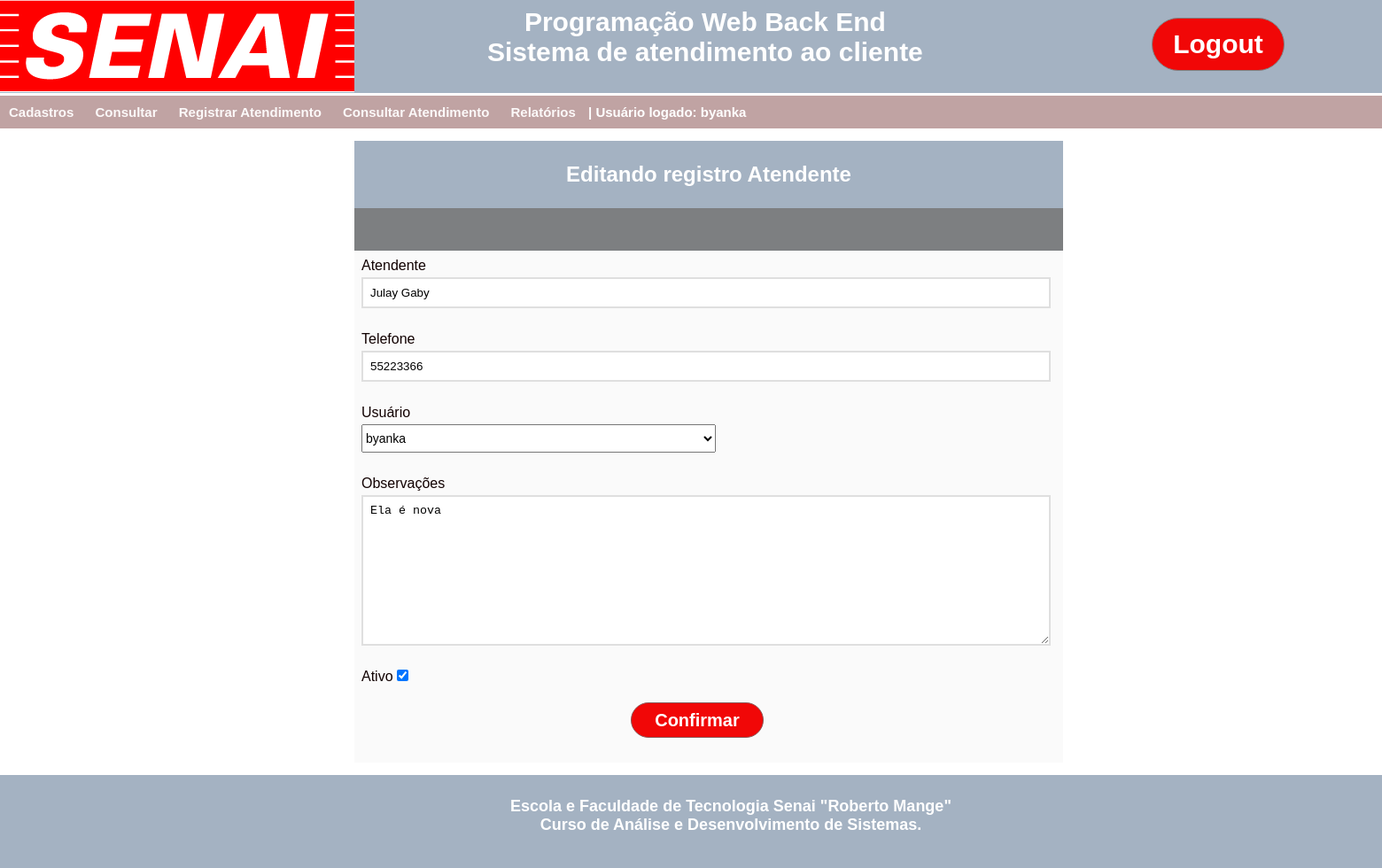
Page /edit_atend/1 (signed in) on the earlier database version.
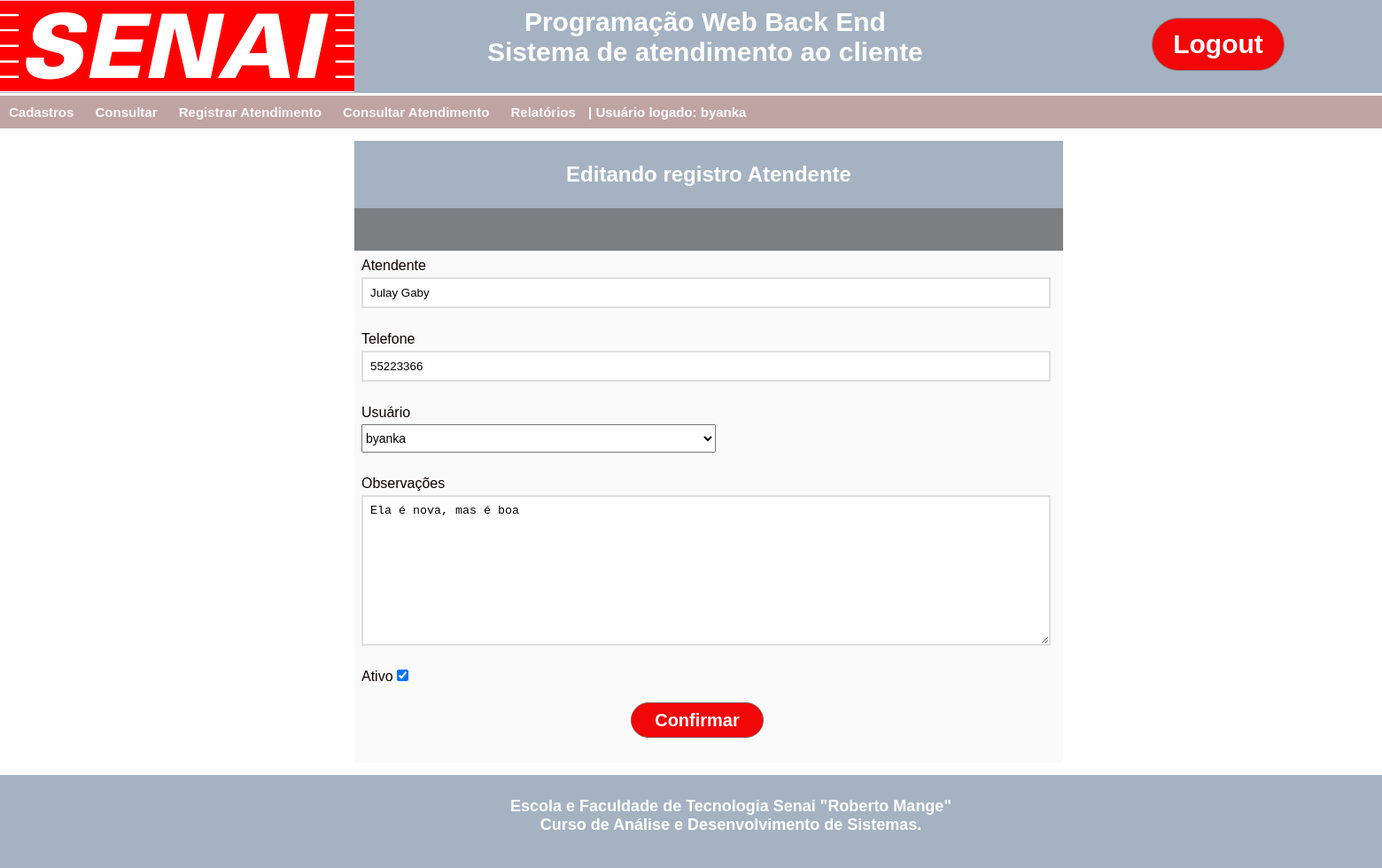
Same page on the later database version.
### App_SAC/models.py (models this page shows, shortened)
class Atendente(models.Model):
    nome_atend = models. CharField(max_length=120, null=False)
    telefone_atend = models.CharField(max_length=24, null=True)
    observacao_atend = models.TextField(null=True)
    criado_em_atend = models.DateTimeField(auto_now_add=True)
    atualizado_em_atend = models.DateTimeField(auto_now_add=True)
    ativo_atend = models.BooleanField()
    user_atend = models.ForeignKey(get_user_model(), null=True, on_delete=models.PROTECT)

### App_SAC/views.py (the view)
# urls.py: path('edit_atend/<int:id>', views.edit_atend, name='edit_atend'),
@login_required
def edit_atend(request, id):
    usuario_logado = request.user.username
    cons_users = User.objects.all()
    dados_logar = get_object_or_404(Atendente, pk=id)
    return render(request, 'Edit_Atendente.html', {'dados_do_atendente': dados_logar, 'usuario_logado': usuario_logado, 'cons_users': cons_users})

### App_SAC/templates/Edit_Atendente.html (shortened to what this page needs)
{%load static%}
<!DOCTYPE html>
<html lang="en">
<head>
    <link rel="stylesheet" type="text/css" href="{% static 'css/main.css' %}">
</head>
<header class="login">
    <div class="fundo_menu">
        <div class="logo_senai">
            <a href="/"><img src="{% static 'imagens/logo_senai.png' %}" /></a>
        </div>
        <div class="nome_sistema">
             Programação Web Back End<br>
             Sistema de atendimento ao cliente
        </div>
        {% if user.is_authenticated %}
        <div class="botao_login">
            <a href="accounts/logout"><button class="btn btn_login">Logout</button></a>
        </div>
        {% else %}
        <div class="botao_login">
            <a href="accounts/login"><button class="btn btn_login">Login</button></a>
        </div>
        {% endif %}
    </div>
</header>
<nav class="menu">
    <ul>
        {% if user.is_authenticated %}
        <li><a href="">Cadastros</a>
        </li>
        <li><a href="">Consultar</a>
        </li>
        <li><a href="Registrar.html">Registrar Atendimento</a></li>
        <li><a href="cons_atend">Consultar Atendimento</a></li>
        <li><a href="Relatorios.html">Relatórios</a></li>
        <li> | Usuário logado: {{usuario_logado}}</a></li>
        {% endif %}
    </ul>
</nav>
<body>
    <div class="principal">
    <div class="container">
        <section class="enquadramento">
            <h1> Editando registro Atendente</h1>
        </section>
            <ul class="mensagem_do_servidor" style="background: #7d7f81; padding: 24px; text-align:center; color: #fff;">
            </ul>
        <form id="form" class="form" method="POST" action="{% url 'salvar_atend_editado' %}">{% csrf_token %}
                <div class="form-content">
                    <label for="nome">Atendente</label>
                    <input type="text" id="nome" name="nome_atend"  placeholder="Digite o nome do Atendente"  value="{{dados_do_atendente.nome_atend}}" />
                </div>
                <div class="form-content">
                    <label for="fone">Telefone</label>
                    <input type="text" id="nome" name="telefone_atend"  placeholder="Digite o telefone do Atendente" value="{{dados_do_atendente.telefone_atend}}" />
                </div>
                <div class="form-content">
                    <label for="usuario">Usuário</label>
                    <div class="selection">
                        <select name="user_atend" style="font-size: 14px;  width: 400px; height: 32px; ">
                             {% for igs in cons_users %}
                                {% if dados_do_atendente.user_atend == igs %}
                                    <option value="{{igs}}" selected>{{igs}}</option>
                                {% else %}
                                    <option value="{{igs}}">{{igs}}</option>
                                {% endif %}
                            {% endfor %}
                        </select>
                    </div>
                </div>
                <div class="form-content">
                    <label for="observacao">Observações</label>
                    <textarea name="observacao_atend" id="observacao" cols="25" rows="10" placeholder="Digite aqui observações sobre o cliente">{{dados_do_atendente.observacao_atend}}</textarea>
                </div>
                <div class="check_box">
                    <label for="ativo">Ativo</label>
                    <input type="checkbox" name="ativo" id="ativo" checked />
                </div>
                <div class="botoes">
                    <div class="botao_confirmar">
                        <button type="submit" class="btn_conf_cancel btn_confirmar">Confirmar</button>
                    </div>
                </div>
        </form>
    </div>
    </div>
</body>
<footer class="rodape">
    <div class="fundo_menu">
        <div class="rodape1">
            Escola e Faculdade de Tecnologia Senai "Roberto Mange"<br>
            Curso de Análise e Desenvolvimento de Sistemas.<br>
        </div>
    </div>
</footer>
</html>

Differences in the rows shown:
changed Atendente "Julay Gaby": observacao_atend "Ela é nova" → "Ela é nova, mas é boa"
